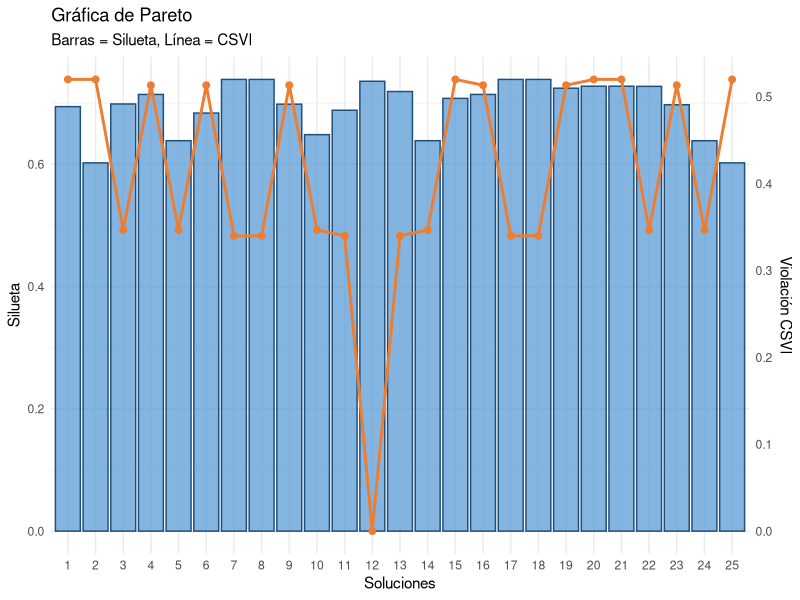

R code for this plot:
###############################################
# LIBRERÍAS
###############################################

packages <- c("flexclust", "lpSolve", "mclust", "aricode", 
              "cluster", "proxy", "ggplot2", "readr", "dplyr")
installed <- rownames(installed.packages())
to_install <- setdiff(packages, installed)
if (length(to_install) > 0) install.packages(to_install)

library(lpSolve)
library(proxy)
library(cluster)
library(ggplot2)
library(dplyr)

###############################################
# UTILIDADES
###############################################

prepare_data <- function(dataset) {
  dataset <- as.data.frame(dataset)
  X <- dataset
  list(X = X)
}

set.seed(22)
###############################################
# MILP
###############################################

solve_milp_assignment <- function(data, centroids, size_constraints) {
  n <- nrow(data)
  k <- nrow(centroids)
  
  cost_matrix <- proxy::dist(data, centroids, method = "cosine")
  cost_vec <- as.vector(t(as.matrix(cost_matrix)))
  
  constr1 <- matrix(0, n, n*k)
  for (i in 1:n) {
    constr1[i, ((i - 1) * k + 1):(i * k)] <- 1
  }
  
  constr2 <- matrix(0, k, n*k)
  for (j in 1:k) {
    constr2[j, seq(j, n*k, by = k)] <- 1
  }
  
  f.con <- rbind(constr1, constr2)
  f.dir <- c(rep("=", n), rep("=", k))
  f.rhs <- c(rep(1, n), size_constraints)
  
  result <- lp("min", cost_vec, f.con, f.dir, f.rhs, all.bin = TRUE)
  
  if (result$status != 0) {
    stop("MILP no encontró solución factible para estas cardinalidades.")
  }
  
  x_opt <- matrix(result$solution, nrow = n, byrow = TRUE)
  p <- apply(x_opt, 1, which.max)
  
  list(p = p)
}

###############################################
# KM-MILP
###############################################

clustering_with_size_constraints <- function(data, size_constraints, max_iter = 100, tol = 1e-6) {
  data <- as.matrix(data)
  n <- nrow(data)
  d <- ncol(data)
  k <- length(size_constraints)
  
  idx <- sample(1:n, k)
  centroids <- data[idx, , drop = FALSE]
  
  for (iter in 1:max_iter) {
    milp_res <- solve_milp_assignment(data, centroids, size_constraints)
    p <- milp_res$p
    
    new_centroids <- matrix(0, nrow = k, ncol = d)
    for (j in 1:k) {
      pts <- data[p == j, , drop = FALSE]
      if (nrow(pts) > 0) new_centroids[j, ] <- colMeans(pts)
      else new_centroids[j, ] <- centroids[j, ]
    }
    
    if (max(abs(centroids - new_centroids)) < tol) break
    centroids <- new_centroids
  }
  
  list(p = p, centroids = centroids)
}

###############################################
# FUNCIONES DE CARDINALIDAD
###############################################

compute_cardinality_ranges <- function(target, delta) {
  k <- length(target)
  
  if (length(delta) == 1) delta <- rep(delta, k)
  if (length(delta) != k) stop("delta debe tener longitud 1 o k.")
  
  lower <- floor(target * (1 - delta))
  upper <- round(target * (1 + delta))
  lower[lower < 1] <- 1
  
  list(lower = lower, upper = upper)
}

generate_cardinalities <- function(lower, upper, total_n) {
  k <- length(lower)
  res <- list()
  current <- integer(k)
  
  rec <- function(pos, remaining) {
    if (pos == k) {
      if (remaining >= lower[k] && remaining <= upper[k]) {
        current[k] <<- remaining
        res[[length(res) + 1]] <<- current
      }
      return()
    }
    
    min_rest <- sum(lower[(pos + 1):k])
    max_rest <- sum(upper[(pos + 1):k])
    
    for (v in lower[pos]:upper[pos]) {
      rest <- remaining - v
      if (rest < min_rest || rest > max_rest) next
      current[pos] <<- v
      rec(pos + 1, rest)
    }
  }
  
  rec(1, total_n)
  res
}

###############################################
# EVALUACIÓN (SILUETA + CSVI)
###############################################

evaluate_cardinality_solution <- function(X, y, size_constraints, target_cardinality) {
  resultat <- clustering_with_size_constraints(X, size_constraints)
  labels <- resultat$p
  
  dist_mat <- proxy::dist(X, method = "cosine")
  sil <- silhouette(labels, dist_mat)
  sil_mean <- mean(sil[, 3])
  
  card_real <- as.numeric(table(factor(labels, levels = 1:length(size_constraints))))
  
  ilvc <- sum(abs(card_real - target_cardinality))
  clvc <- sum(card_real != target_cardinality)
  
  n_total <- sum(card_real)
  k_total <- length(card_real)
  
  alpha <- 0.5
  norm_ilvc <- ilvc / n_total
  norm_clvc <- clvc / k_total
  csvi <- alpha * norm_ilvc + (1 - alpha) * norm_clvc
  
  list(
    silhouette = sil_mean,
    ilvc = ilvc,
    clvc = clvc,
    csvi = csvi
  )
}

###############################################
# MULTIOBJETIVO: PARETO + MO-SCORE (A MAXIMIZAR)
###############################################

pareto_dominates <- function(a, b) {
  (a$silhouette >= b$silhouette && a$CSVI <= b$CSVI) &&
    (a$silhouette >  b$silhouette || a$CSVI   < b$CSVI)
}

find_pareto_front <- function(df) {
  n <- nrow(df)
  dominated <- rep(FALSE, n)
  
  for (i in 1:n) {
    for (j in 1:n) {
      if (i != j) {
        if (pareto_dominates(df[j,], df[i,])) {
          dominated[i] <- TRUE
          break
        }
      }
    }
  }
  
  df[!dominated, ]
}

multiobjective_score <- function(sil, csvi, 
                                 w_sil, 
                                 w_csvi,
                                 sil_range = c(-1, 1)) {
  sil_min <- sil_range[1]
  sil_max <- sil_range[2]
  sil_norm <- (sil - sil_min) / (sil_max - sil_min)
  sil_norm <- max(min(sil_norm, 1), 0)  
  
  # Normalizar CSVI
  csvi_norm <- max(min(csvi, 1), 0)
  
  score <- w_sil * sil_norm + w_csvi * (1 - csvi_norm)
  return(score)
}

###############################################
# EXPLORACIÓN COMPLETA DEL ESPACIO
###############################################

run_flexible_cardinality_search <- function(dataset, 
                                            target_cardinality, 
                                            delta, 
                                            dataset_name = "dataset",
                                            w_sil = 0.5,
                                            w_csvi = 0.5) {
  
  data_prep <- prepare_data(dataset)
  X <- data_prep$X
  
  n <- nrow(X)
  k <- length(target_cardinality)
  
  ranges <- compute_cardinality_ranges(target_cardinality, delta)
  lower <- ranges$lower
  upper <- ranges$upper
  
  card_list <- generate_cardinalities(lower, upper, n)
  cat("Número de configuraciones posibles:", length(card_list), "\n")
  
  results <- list()
  
  for (i in seq_along(card_list)) {
    if (i %% 10 == 0 || i == 1) cat("Evaluando config", i, "de", length(card_list), "\n")
    
    eval <- evaluate_cardinality_solution(X, NULL, card_list[[i]], target_cardinality)
    
    results[[i]] <- data.frame(
      dataset = dataset_name,
      config_id = i,
      silhouette = eval$silhouette,
      ILVC = eval$ilvc,
      CLVC = eval$clvc,
      CSVI = eval$csvi,
      cardinality = paste(card_list[[i]], collapse = "-")
    )
  }
  
  df <- bind_rows(results)
  
  # MO_Score a maximizar 
  df$MO_Score <- mapply(
    multiobjective_score,
    sil  = df$silhouette,
    csvi = df$CSVI,
    MoreArgs = list(
      w_sil = w_sil,
      w_csvi = w_csvi,
      sil_range = c(-1, 1) 
    )
  )
  
  df
}

###############################################
# GRÁFICA PARETO CON PARETO FRONT
###############################################

plot_pareto <- function(df) { 
  df$Solution_ID <- factor(1:nrow(df))
  
  max_sil <- max(df$silhouette)
  max_csvi <- max(df$CSVI)
  scale_factor <- max_sil / max_csvi
  
  ggplot(df, aes(x = Solution_ID)) +
    geom_col(
      aes(y = silhouette),
      fill = "#5B9BD5", color = "#1F4E79", alpha = 0.75
    ) +
    geom_line(
      aes(y = CSVI * scale_factor, group = 1),
      color = "#ED7D31", size = 1
    ) +
    geom_point(
      aes(y = CSVI * scale_factor),
      color = "#ED7D31", size = 2
    ) +
    scale_y_continuous(
      name = "Silueta",
      sec.axis = sec_axis(~ . / scale_factor, name = "Violación CSVI")
    ) +
    labs(
      title = "Gráfica de Pareto",
      x = "Soluciones",
      subtitle = "Barras = Silueta, Línea = CSVI"
    ) +
    theme_minimal()
}

###############################################
# EJEMPLO DE USO
###############################################


#wine <- read_csv("tesis/wine.data",
              #   col_names = FALSE)
data(iris)
iris <- iris[,-5]
target_cardinality <- c(50, 50, 50)
delta <- c(0.05, 0.05, 0.05)
w_sil= 0.9
w_csvi = 0.1

res <- run_flexible_cardinality_search(iris, 
                                       target_cardinality, 
                                       delta, 
                                       dataset_name = "iris",
                                       w_sil, 
                                       w_csvi)

pareto_front <- find_pareto_front(res)
best_solution <- pareto_front[which.max(pareto_front$MO_Score), ]

cat("\n==============================\n")
cat(" FRENTE PARETO\n")
cat("==============================\n")
print(pareto_front)

cat("\n==============================\n")
cat(" MEJOR SOLUCIÓN MULTIOBJETIVO (MO_Score MÁXIMO)\n")
cat("==============================\n")
print(best_solution)

print(plot_pareto(res))
